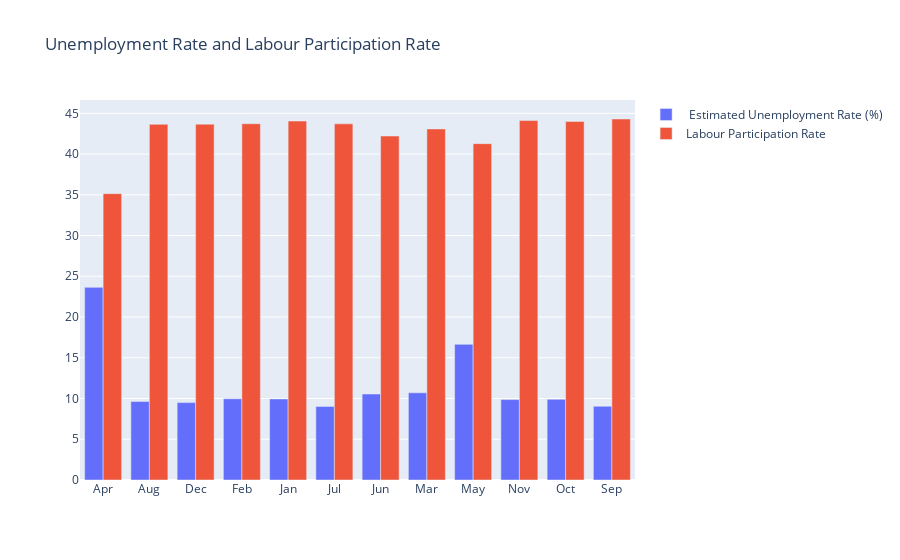

The code cell stored with this chart in its notebook:
### Code cell
fig.add_trace(go.Bar(x =month,y = unemployment_rate,name ="\tEstimated Unemployment Rate (%)"))
fig.add_trace(go.Bar(x = month,y = labour_participation_rate,name = "Labour Participation Rate"))
fig.update_layout(title = "Unemployment Rate and Labour Participation Rate",xaxis={"categoryorder":"array","categoryarray":[]})
fig.show()

### Figure 1 — Plotly figure (JSON) as saved in the notebook; plotly's stock layout.template omitted (floating-point values rounded to 4 significant figures)
{"data": [{"name": "\tEstimated Unemployment Rate (%)", "type": "bar", "x": ["Apr", "Aug", "Dec", "Feb", "Jan", "Jul", "Jun", "Mar", "May", "Nov", "Oct", "Sep"], "y": [23.64, 9.638, 9.497, 9.965, 9.951, 9.034, 10.55, 10.7, 16.65, 9.868, 9.901, 9.052]}, {"name": "Labour Participation Rate", "type": "bar", "x": ["Apr", "Aug", "Dec", "Feb", "Jan", "Jul", "Jun", "Mar", "May", "Nov", "Oct", "Sep"], "y": [35.14, 43.65, 43.67, 43.72, 44.05, 43.71, 42.21, 43.08, 41.28, 44.11, 44.0, 44.3]}], "layout": {"autosize": true, "title": {"text": "Unemployment Rate and Labour Participation Rate"}, "xaxis": {"autorange": true, "categoryarray": [], "categoryorder": "array", "range": [-0.5, 11.5], "type": "category"}, "yaxis": {"autorange": true, "range": [0, 46.63], "type": "linear"}}}
